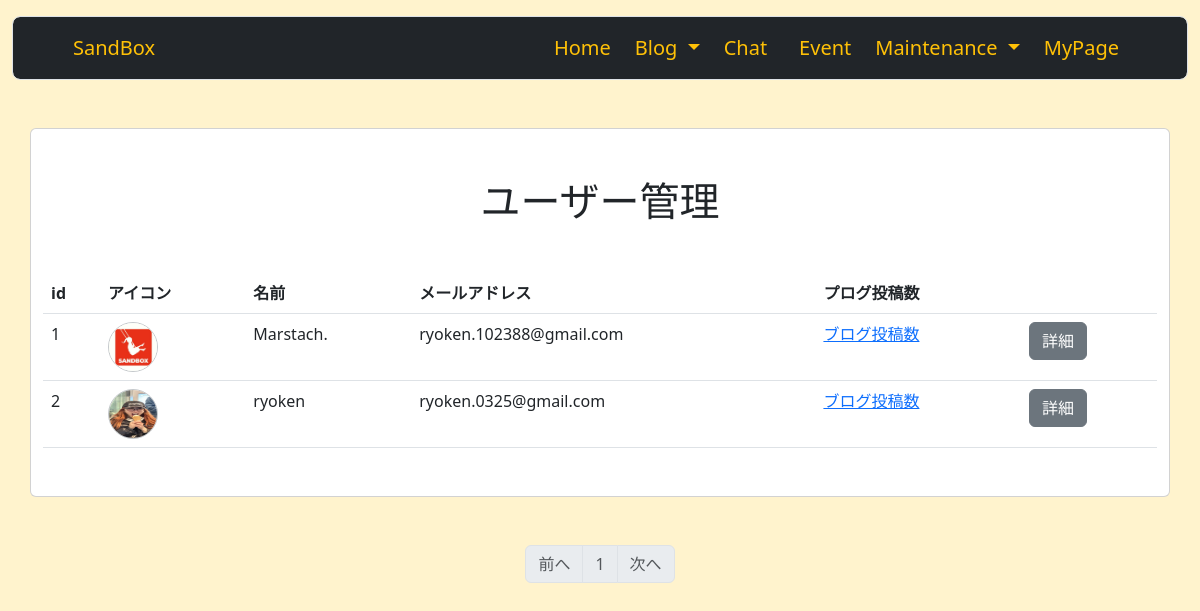
The app's page /user_maintenance (signed in), older data.
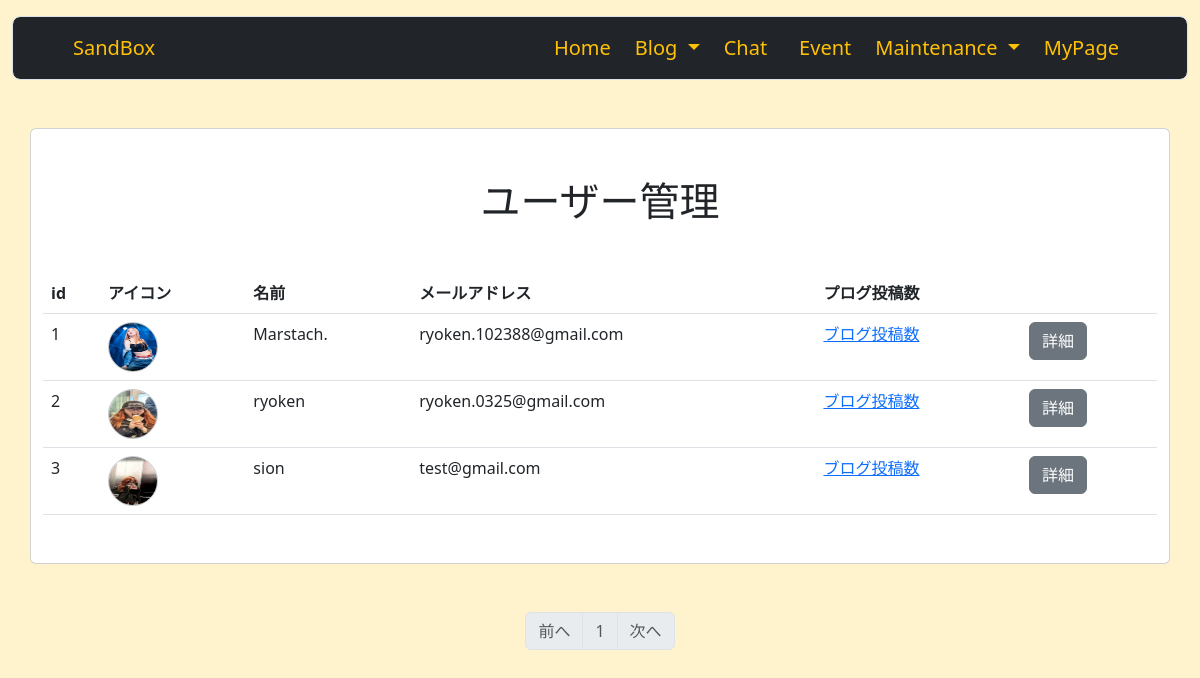
The same page, newer data.
### sandbox_system/models.py (models this page shows, shortened)
class User(db.Model, UserMixin):
    __tablename__ = 'users'
    id = db.Column(db.Integer, primary_key=True)
    email = db.Column(db.String(64), unique=True, index=True)
    username = db.Column(db.String(64), unique=True, index=True)
    introduce = db.Column(db.Text)
    tech = db.Column(db.Text)
    job = db.Column(db.String(64))
    image = db.Column(db.String(140))
    password_hash = db.Column(db.String(128))
    administrator = db.Column(db.String(1))
    blog = db.relationship('Blog', backref = 'author', lazy = 'dynamic')
    blog_comment = db.relationship('BlogComment', backref='commenter', lazy='dynamic')
    @property
    def password(self):
        raise AttributeError('password is not a readable attribute')
    def is_administrator(self):
        if self.administrator == '1':
            return 1
        else:
            return 0

### sandbox_system/users/view.py (the view)
@users.route('/user_maintenance')
@login_required
def user_maintenance():
    if not current_user.is_administrator():
        abort(403)
    page = request.args.get('page', 1, type=int)
    users = User.query.order_by(User.id).paginate(page=page, per_page=10)
    return render_template('maintenance/user_maintenance.html', users=users)

### sandbox_system/__init__.py (called while the page is built)
@event.listens_for(Engine, "connect")
def set_sqlite_pragma(dbapi_connection, connection_record):
    cursor = dbapi_connection.cursor()
    cursor.execute("PRAGMA foreign_keys=ON")
    cursor.close()

### sandbox_system/models.py (called while the page is built)
@login_manager.user_loader
def load_user(user_id):
    return User.query.get(user_id)

### sandbox_system/templates/maintenance/user_maintenance.html
{% extends 'base.html' %}
{% block content %}
<div class="container">
    <div class="row">
        <div class="card">
            <h1 class="text-center my-5">ユーザー管理</h1>
            <table class="table mb-5">
                <thead>
                <tr>
                    <th>id</th>
                    <th>アイコン</th>
                    <th>名前</th>
                    <th>メールアドレス</th>
                    <th>プログ投稿数</th>
                    <th></th>
                </tr>
                </thead>
                {% for user in users.items %}
                <tbody>
                <tr>
                    <td>{{ user.id }}</td>
                    <td><img src="{{ url_for('static', filename='image/' + user.image) }}" class="rounded-circle border border-secondary-subtle" style="width: 50px; height: 50px;" /></td>
                    <td>{{ user.username }}</td>
                    <td>{{ user.email }}</td>
                    <td><a href="#">ブログ投稿数</a></td>
                    <td><a href="{{ url_for('users.profile', user_id=user.id) }}" class="btn btn-secondary">詳細</a></td>
                </tr>
                </tbody>
                {% endfor %}
            </table>
        </div>
    </div>
</div>
<nav class="my-5" aria-label="Page navigation">
    <ul class="pagination justify-content-center">
        <li {% if users.has_prev %} class="page-item" {%else%} class="page-item disabled" {% endif %}><a class="page-link" href="{% if users.has_prev %}{{ url_for('users.user_maintenance', page=users.prev_num) }}{% else %}#{% endif %}">前へ</a></li>
{% for page_num in users.iter_pages(left_edge=1, right_edge=1, left_current=1, right_current=2) %}
    {% if page_num %}
        {% if users.page == page_num %}
            <li class="page-item disabled"><a class="page-link" href="#">{{ page_num }}</a></li>
        {% else %}
            <li class="page-item"><a class="page-link" href="{{ url_for('users.user_maintenance', page=page_num) }}">{{ page_num }}</a></li>
        {% endif %}
    {% else %}
        <li class="page-item disabled"><a class="page-link" href="#">&hellip;</a></li>
    {% endif %}
{% endfor %}
    <li {% if users.has_next %} class="page-item" {% else %} class="page-item disabled" {% endif %}><a class="page-link" href="{% if users.has_next %}{{ url_for('users.user_maintenance',page=users.next_num) }}{% else %}#{% endif %}">次へ</a></li>
    </ul>
</nav>
{% endblock %}

Row changes from the older to the newer data that the page shows:
changed User "Marstach.": image: a different picture
added User: id "3", image (picture), username "sion", email "test@gmail.com"
